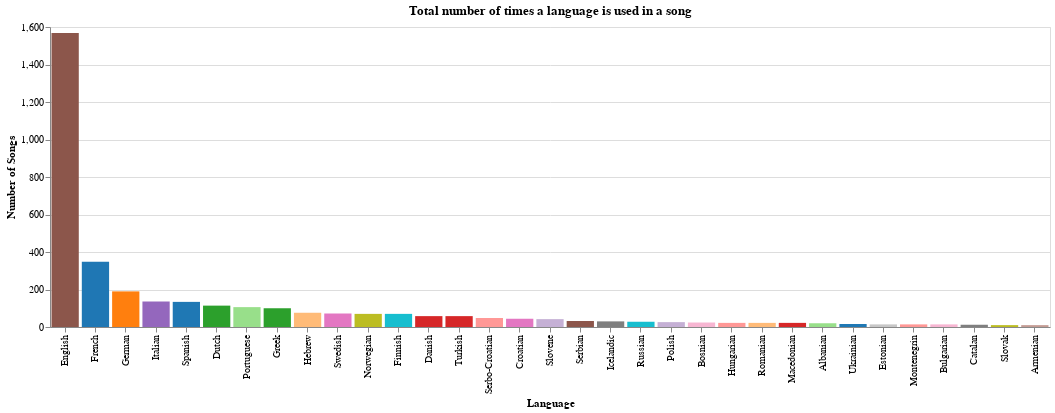

The code cell stored with this chart in its notebook:
### Code cell
count_chart = make_count_chart(eurovision_data_with_six_or_more_wins)
count_chart.show()

### Figure 1 — Vega-Lite specification as saved in the notebook (floating-point values rounded to 4 significant figures; data arrays with more than 128 entries replaced by an {"elided": "..."} marker saying what was removed)
{"config": {"view": {"continuousWidth": 300, "continuousHeight": 300}}, "data": {"name": "data-f7fb27ddc6b01590a1c28b2dfb75d358"}, "mark": {"type": "bar"}, "encoding": {"color": {"field": "Language", "legend": null, "scale": {"domain": ["French", "German", "Dutch", "Danish", "Italian", "English", "Swedish", "Luxembourgish", "Norwegian", "Finnish", "Spanish", "Serbo-Croatian", "Portuguese", "Slovene", "Viennese", "Maltese", "Irish", "Hebrew", "Greek", "Turkish", "Arabic", "Northern Sami", "Icelandic", "Romansh", "Neapolitan", "Antillean Creole", "Croatian", "Corsican", "Bosnian", "Estonian", "Hungarian", "Lithuanian", "Polish", "Romanian", "Russian", "Slovak", "Vorarlbergish", "Breton", "Macedonian", "Samogitian", "Serbian", "Imaginary", "Catalan", "Võro", "Latvian", "Ukrainian", "Montenegrin", "Albanian", "Tahitian", "Armenian", "Bulgarian", "Czech", "English (\"Franglais\")", "Romani", "Swahili", "Georgian", "Udmurt", "Crimean Tatar", "Belarusian", "Srnan Tongo", "Latin"], "range": ["#1f77b4", "#ff7f0e", "#2ca02c", "#d62728", "#9467bd", "#8c564b", "#e377c2", "#7f7f7f", "#bcbd22", "#17becf", "#1f78b4", "#ff9896", "#98df8a", "#c5b0d5", "#c49c94", "#f7b6d2", "#c7c7c7", "#ffbb78", "#2ca02c", "#d62728", "#8c564b", "#17becf", "#7f7f7f", "#bcbd22", "#1f77b4", "#ff7f0e", "#e377c2", "#c49c94", "#f7b6d2", "#c7c7c7", "#ff9896", "#98df8a", "#c5b0d5", "#ffbb78", "#17becf", "#bcbd22", "#1f77b4", "#ff7f0e", "#d62728", "#9467bd", "#8c564b", "#e377c2", "#7f7f7f", "#bcbd22", "#17becf", "#1f78b4", "#ff9896", "#98df8a", "#c5b0d5", "#c49c94", "#f7b6d2", "#c7c7c7", "#ffbb78", "#2ca02c", "#d62728", "#9467bd", "#8c564b", "#e377c2", "#7f7f7f", "#bcbd22", "#17becf"]}, "type": "nominal"}, "tooltip": [{"field": "Language", "type": "nominal"}, {"aggregate": "count", "type": "quantitative"}], "x": {"field": "Language", "sort": "-y", "title": "Language", "type": "nominal"}, "y": {"aggregate": "count", "title": "Number of Songs", "type": "quantitative"}}, "title": "Total number of times a language is used in a song", "width": 1000, "$schema": "https://vega.github.io/schema/vega-lite/v5.17.0.json", "datasets": {"data-f7fb27ddc6b01590a1c28b2dfb75d358": {"elided": "3550 records"}}}
